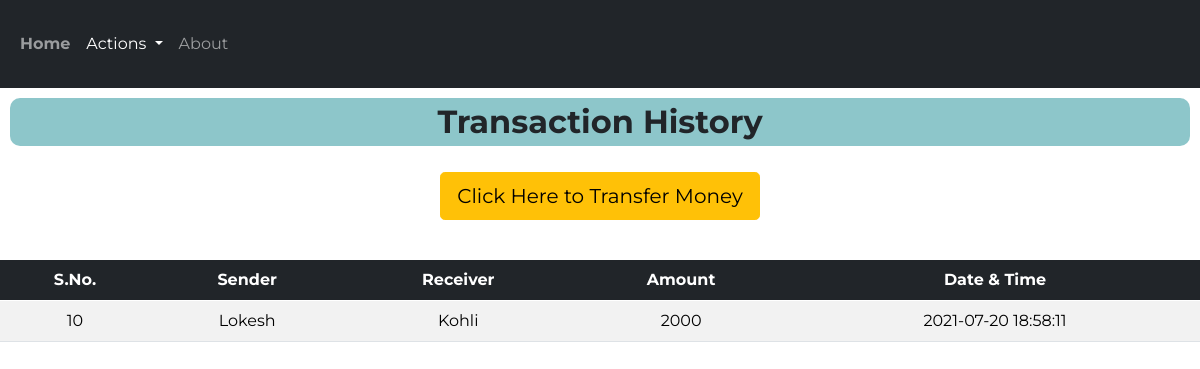
The page /history.php on the database its author committed.
### tables this page shows
CREATE TABLE `transaction` (
  `sno` int(3) NOT NULL,
  `sender` text NOT NULL,
  `receiver` text NOT NULL,
  `balance` int(8) NOT NULL,
  `datetime` datetime NOT NULL DEFAULT CURRENT_TIMESTAMP
);

### history.php (the view, shortened to what this page needs)
<!doctype html>
<html lang="en">
<head>
    <link href="https://cdn.jsdelivr.net/npm/bootstrap@5.0.0-beta1/dist/css/bootstrap.min.css" rel="stylesheet"
>
</head>
<body>
    <nav class="navbar py-2 navbar-expand-lg navbar-dark bg-dark">
        <div class="container-fluid">
            <div class="collapse navbar-collapse" id="navbarSupportedContent">
                <ul class="navbar-nav me-auto mb-8 mb-lg-0">
                    <li class="nav-item py-3">
                        <a class="nav-link" aria-current="page" href="index.php"><strong>Home</strong></a>
                    </li>
                    <li class="nav-item dropdown py-3">
                        <a class="nav-link dropdown-toggle active" href="#" id="navbarDropdown" role="button"
                            data-bs-toggle="dropdown" aria-expanded="false">
                            Actions
                        </a>
                    </li>
                    <li class="nav-item py-3">
                        <a class="nav-link" href="index.php">About</a>
                    </li>
                </ul>
            </div>
        </div>
    </nav>
<class class="welcome">
        <h2>
             <strong>Transaction History</strong>
        </h2>
    </class>
<div class="d-grip gap-2 col-6 mx-auto text-center p-3 mb-2">
    <a href="money.php"><button type="button" class="btn btn-warning btn-lg mb-3">Click Here to Transfer Money</button></a>
</div>
       <div class="table-responsive-sm">
    <table class="table table-hover table-striped">
        <thead style="color : white;" class="table-dark">
            <tr>
                <th class="text-center">S.No.</th>
                <th class="text-center">Sender</th>
                <th class="text-center">Receiver</th>
                <th class="text-center">Amount</th>
                <th class="text-center">Date & Time</th>
            </tr>
        </thead>
        <tbody>
        <?php
include 'connect.php';
$sql ="SELECT * FROM transaction";
$query =mysqli_query($conn, $sql);
while($rows = mysqli_fetch_assoc($query))
{
?>
<tr style="color : black;">
            <td class="text-center py-2"><?php echo $rows['sno']; ?></td>
            <td class="text-center py-2"><?php echo $rows['sender']; ?></td>
            <td class="text-center py-2"><?php echo $rows['receiver']; ?></td>
            <td class="text-center py-2"><?php echo $rows['balance']; ?> </td>
            <td class="text-center py-2"><?php echo $rows['datetime']; ?> </td>
        <?php
}
        ?>
        </tbody>
    </table>
    </div>
</body>
</html>

### history.php (style rules this page uses)
* { font-family: 'Montserrat', sans-serif; }
.welcome h2 { margin: 10px; padding: 5px; text-align: center; background-color:rgba(141, 198, 202, 0.993) ; border-radius: 10px; }

### rows shown on the page
transaction: sno "10", sender "Lokesh", receiver "Kohli", balance "2000", datetime "2021-07-20 18:58:11"
